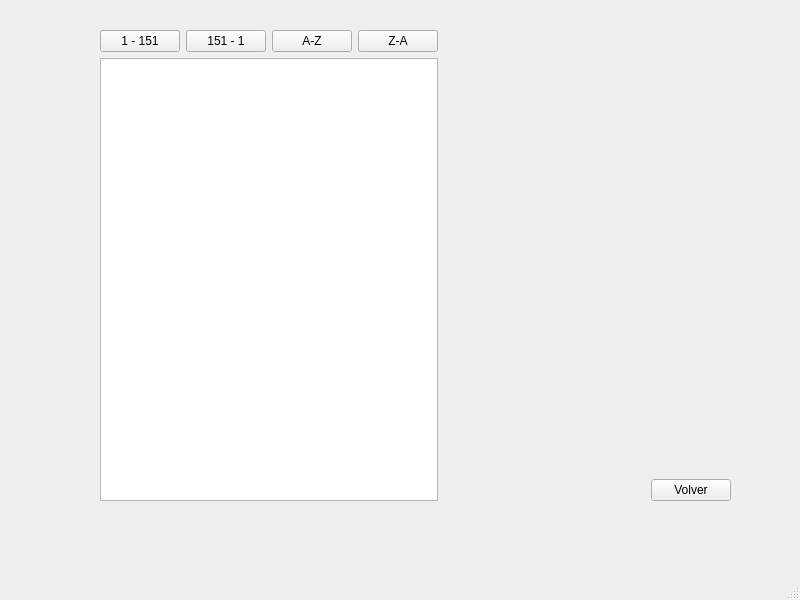
<?xml version="1.0" encoding="UTF-8"?>
<ui version="4.0">
 <class>Heap</class>
 <widget class="QMainWindow" name="Heap">
  <property name="geometry">
   <rect>
    <x>0</x>
    <y>0</y>
    <width>800</width>
    <height>600</height>
   </rect>
  </property>
  <property name="windowTitle">
   <string>MainWindow</string>
  </property>
  <widget class="QWidget" name="centralwidget">
   <widget class="QWidget" name="gridLayoutWidget">
    <property name="geometry">
     <rect>
      <x>60</x>
      <y>30</y>
      <width>671</width>
      <height>471</height>
     </rect>
    </property>
    <layout class="QGridLayout" name="gridLayout">
     <item row="1" column="3">
      <spacer name="verticalSpacer">
       <property name="orientation">
        <enum>Qt::Vertical</enum>
       </property>
       <property name="sizeHint" stdset="0">
        <size>
         <width>20</width>
         <height>40</height>
        </size>
       </property>
      </spacer>
     </item>
     <item row="2" column="3">
      <widget class="QPushButton" name="pushButton">
       <property name="text">
        <string>Volver</string>
       </property>
      </widget>
     </item>
     <item row="1" column="2">
      <spacer name="horizontalSpacer">
       <property name="orientation">
        <enum>Qt::Horizontal</enum>
       </property>
       <property name="sizeHint" stdset="0">
        <size>
         <width>40</width>
         <height>20</height>
        </size>
       </property>
      </spacer>
     </item>
     <item row="1" column="1" rowspan="2">
      <layout class="QGridLayout" name="gridLayout_2">
       <item row="0" column="3">
        <widget class="QPushButton" name="sortAZ">
         <property name="text">
          <string>A-Z</string>
         </property>
        </widget>
       </item>
       <item row="0" column="2">
        <widget class="QPushButton" name="sortMax">
         <property name="text">
          <string>151 - 1</string>
         </property>
        </widget>
       </item>
       <item row="0" column="1">
        <widget class="QPushButton" name="sortMin">
         <property name="text">
          <string>1 - 151</string>
         </property>
        </widget>
       </item>
       <item row="0" column="4">
        <widget class="QPushButton" name="sortZA">
         <property name="text">
          <string>Z-A</string>
         </property>
        </widget>
       </item>
       <item row="1" column="1" colspan="4">
        <widget class="QTableWidget" name="tableWidget"/>
       </item>
       <item row="1" column="0">
        <spacer name="horizontalSpacer_2">
         <property name="orientation">
          <enum>Qt::Horizontal</enum>
         </property>
         <property name="sizeHint" stdset="0">
          <size>
           <width>40</width>
           <height>20</height>
          </size>
         </property>
        </spacer>
       </item>
      </layout>
     </item>
    </layout>
   </widget>
  </widget>
  <widget class="QMenuBar" name="menubar">
   <property name="geometry">
    <rect>
     <x>0</x>
     <y>0</y>
     <width>800</width>
     <height>32</height>
    </rect>
   </property>
  </widget>
  <widget class="QStatusBar" name="statusbar"/>
 </widget>
 <resources/>
 <connections/>
</ui>
